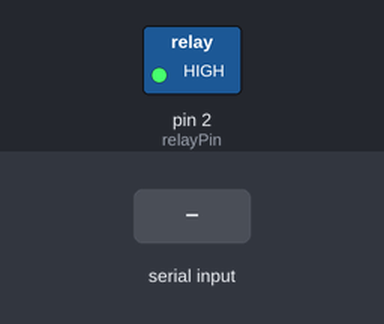
A sketch run on a simulated Arduino Uno, built with avr-gcc and run on an emulated ATmega328P. Shown: switched loads named in the sketch (green lamp = pin HIGH). The test bench sets the inputs (shaded band).

Above: at 1.2 s.
1.3 s: "1" received over the second serial link
At 2.4 s:
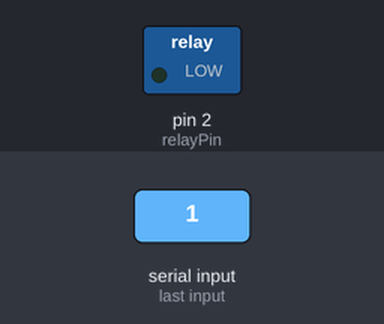
2.8 s: "0" received over the second serial link
At 3.5 s:
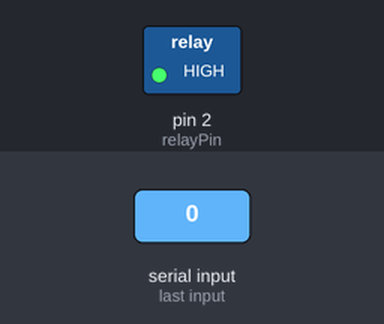
Timing chart, 0 to 5.8 s (numbered marks = the images above; inputs shaded):
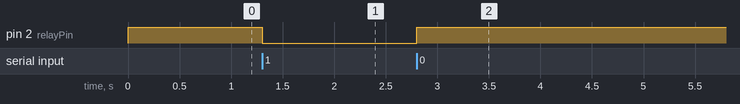

The sketch:

Bt_relay.ino
```cpp
#include <SoftwareSerial.h>

const int relayPin = 2;
char val;

// Define SoftwareSerial object for Bluetooth communication
SoftwareSerial bluetoothSerial(10, 11); // RX (D10) and TX (D11) pins

void setup() {
  pinMode(relayPin, OUTPUT);
  digitalWrite(relayPin, HIGH);

  // Start serial communication with USB
  Serial.begin(9600);

  // Start serial communication with Bluetooth module
  bluetoothSerial.begin(9600);
}

void loop() {
  // Check for commands from Bluetooth
  if (bluetoothSerial.available()) {
    val = bluetoothSerial.read();

    // Check conditions and toggle relay state accordingly
    if (val == '1' && digitalRead(relayPin) == HIGH) {
      digitalWrite(relayPin, LOW);
    } else if (val == '0' && digitalRead(relayPin) == LOW) {
      digitalWrite(relayPin, HIGH);
    }
  }

  delay(100);
}
```

Measured:
- after the input at 1.3 s, pin 2 (relayPin): HIGH → LOW at once
- after the input at 2.8 s, pin 2 (relayPin): LOW → HIGH at once
